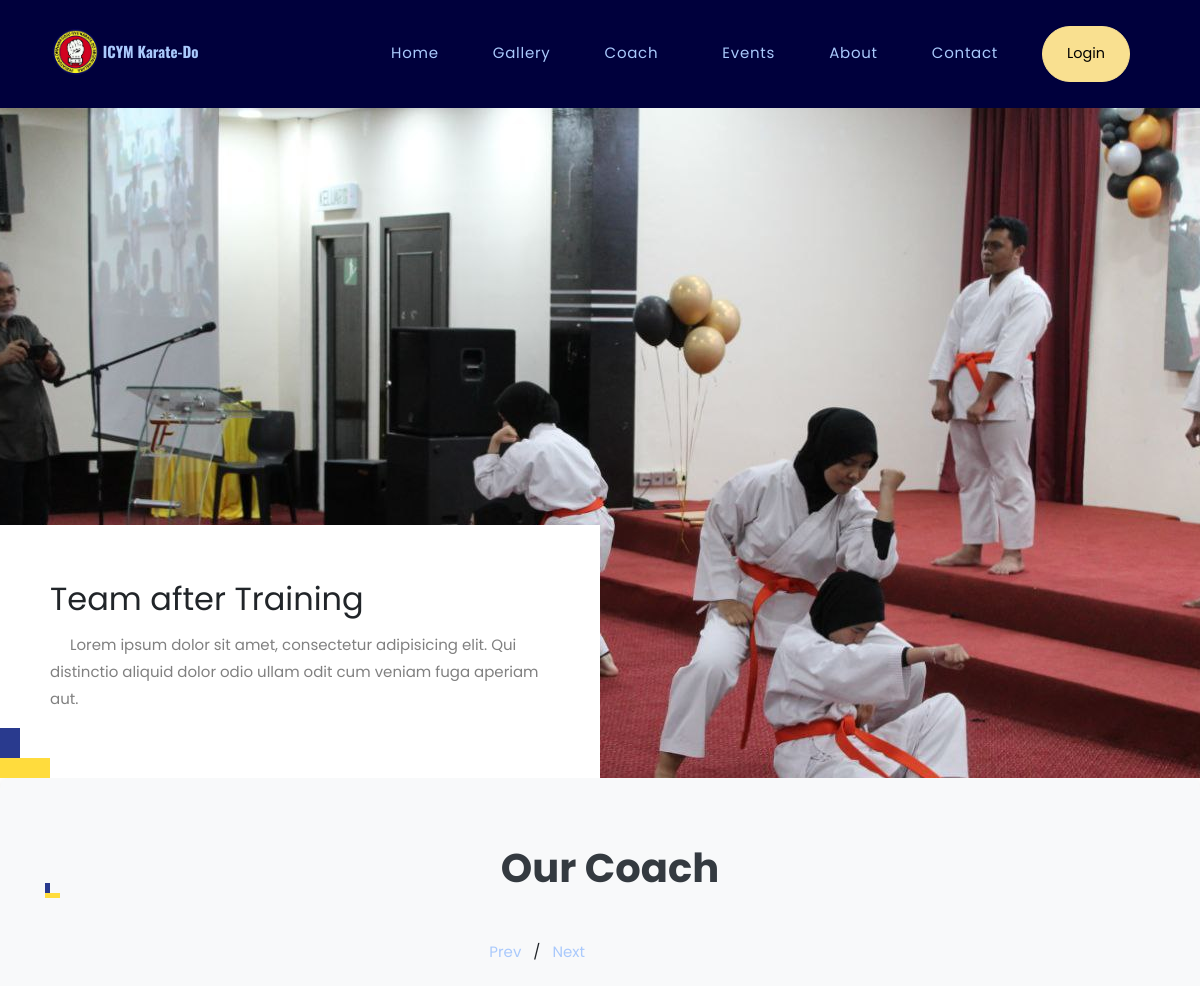
Before: / (upper part) with the older database file.
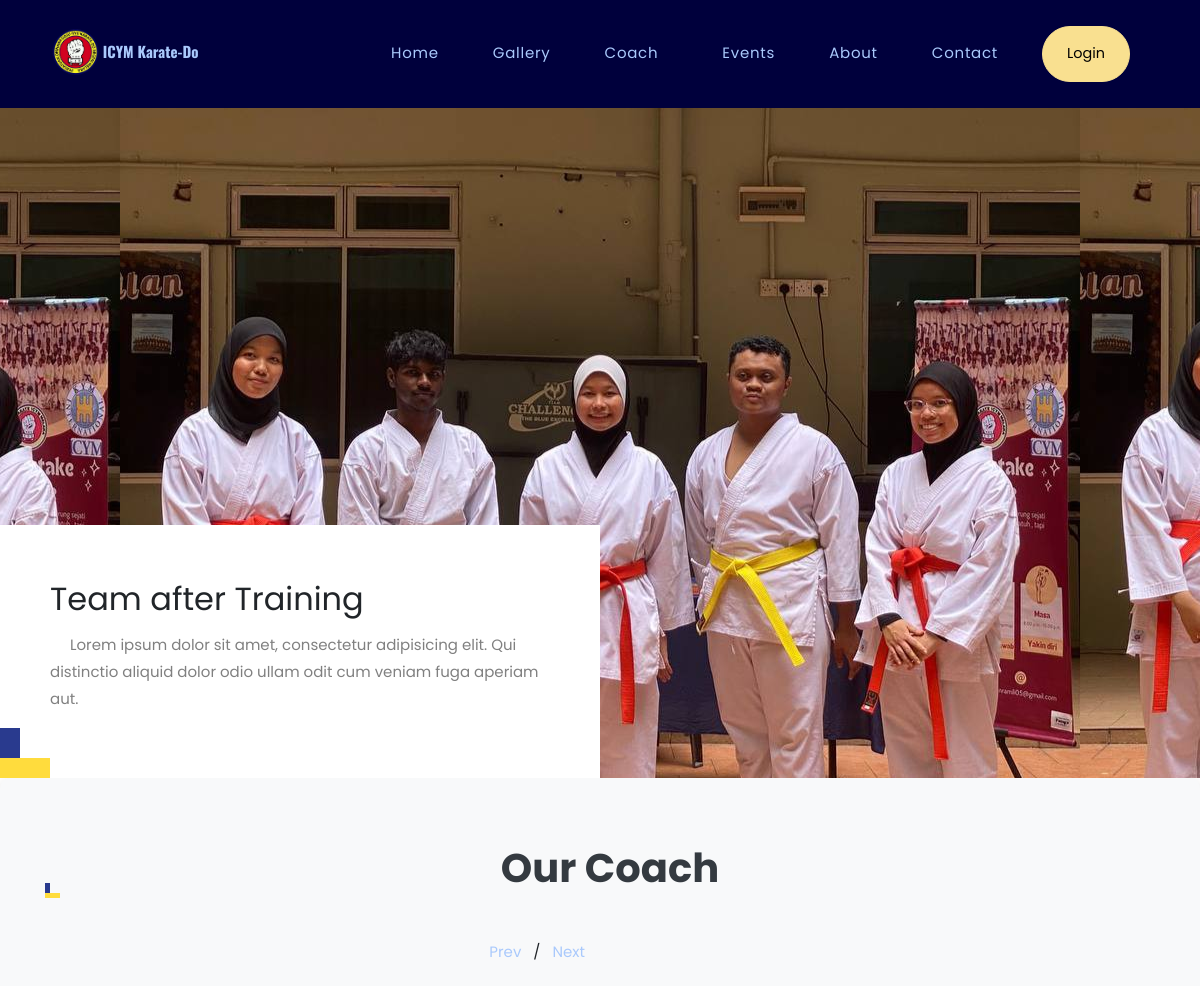
After: the same page with the newer database file.
### tables this page shows
CREATE TABLE `images` (
  `imageid` varchar(200) NOT NULL,
  `adminid` varchar(20) DEFAULT NULL,
  `userid` varchar(20) DEFAULT NULL,
  `staffid` varchar(20) DEFAULT NULL,
  `planid` varchar(8) DEFAULT NULL,
  `image_path` varchar(255) DEFAULT 'placeholder.jpg',
  `uploaded_at` timestamp NOT NULL DEFAULT current_timestamp()
);

### index.php (the view, shortened to what this page needs)
<!DOCTYPE html>
<html lang="en">
  <head>
    <link rel="stylesheet" href="fonts/icomoon/style.css">
    <link rel="stylesheet" href="css/bootstrap.min.css">
    <link rel="stylesheet" href="css/jquery.fancybox.min.css">
    <link rel="stylesheet" href="css/jquery-ui.css">
    <link rel="stylesheet" href="css/owl.carousel.min.css">
    <link rel="stylesheet" href="css/owl.theme.default.min.css">
    <link rel="stylesheet" href="css/animate.css">
    <link rel="stylesheet" href="fonts/flaticon/font/flaticon.css">
    <link rel="stylesheet" href="css/aos.css">
    <link rel="stylesheet" href="css/homepagestyle.css">
  </head>
  <body>
  <div>
<?php
require('header.php');
?>
    <div>
      <div class="row">
        <div class="col-lg-12">
      <?php
         $sql = "SELECT image_path FROM images WHERE planid IS NOT NULL";
          $result = $con->query($sql);
          if ($result->num_rows > 0) {
            while ($row = $result->fetch_assoc()) {
          echo '<div class="hero-wrap" style="background-image: url(dashboard/admin/' . htmlspecialchars($row['image_path']) . '");" data-stellar-background-ratio="0.5">';
          }
        } else {
        echo "No images found, Please create a New Plan with Images.";
        }
      ?>
            <div class="hero-contents">
              <h2>Team after Training</h2>
              <p>Lorem ipsum dolor sit amet, consectetur adipisicing elit. Qui distinctio aliquid dolor odio ullam odit cum veniam fuga aperiam aut.</p>
            </div>
          </div>
        </div>
      </div>
    </div>
    <div class="site-section">
      <div class="container">
        <div class="row align-items-center mb-4">
          <div class="col-12 text-center">
            <h2 class="section-title">Our Coach</h2>
          </div>
          <div class="col-6 text-right">
            <a href="#" class="custom-prev js-custom-prev-v2">Prev</a>
            <span class="mx-2">/</span>
            <a href="#" class="custom-next js-custom-next-v2">Next</a>
          </div>
        </div>
      </div>
    </div>
  </div>
  </body>
</html>

Changed rows visible on the page:
removed images: image_path (picture)
removed images: image_path (picture)
added images: image_path (picture)
